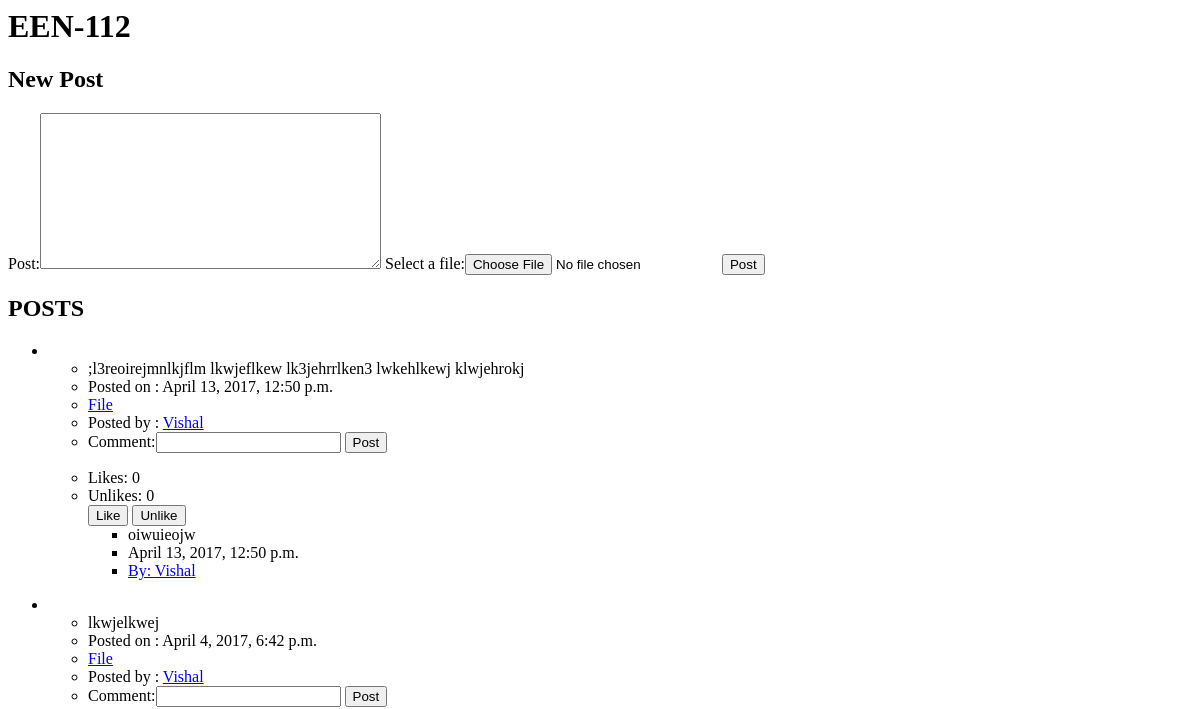
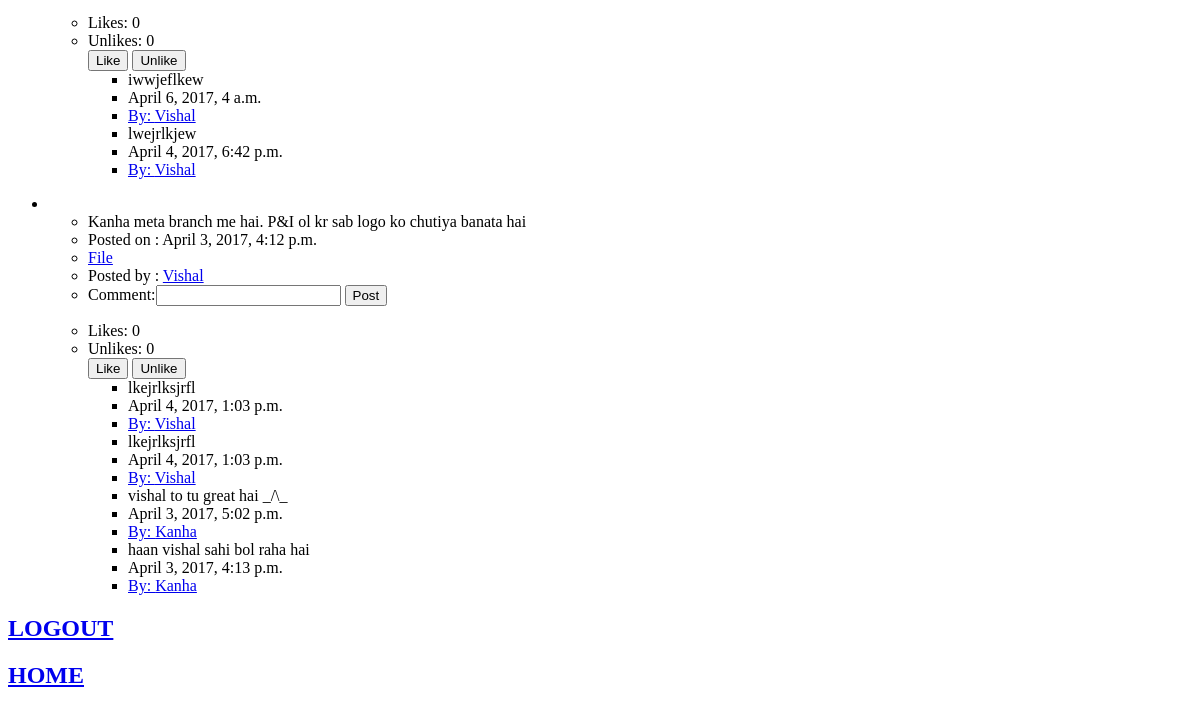
/lectut/profile/3/course/ (signed in), run on an earlier commit of the app's database (2 pictures, top to bottom).
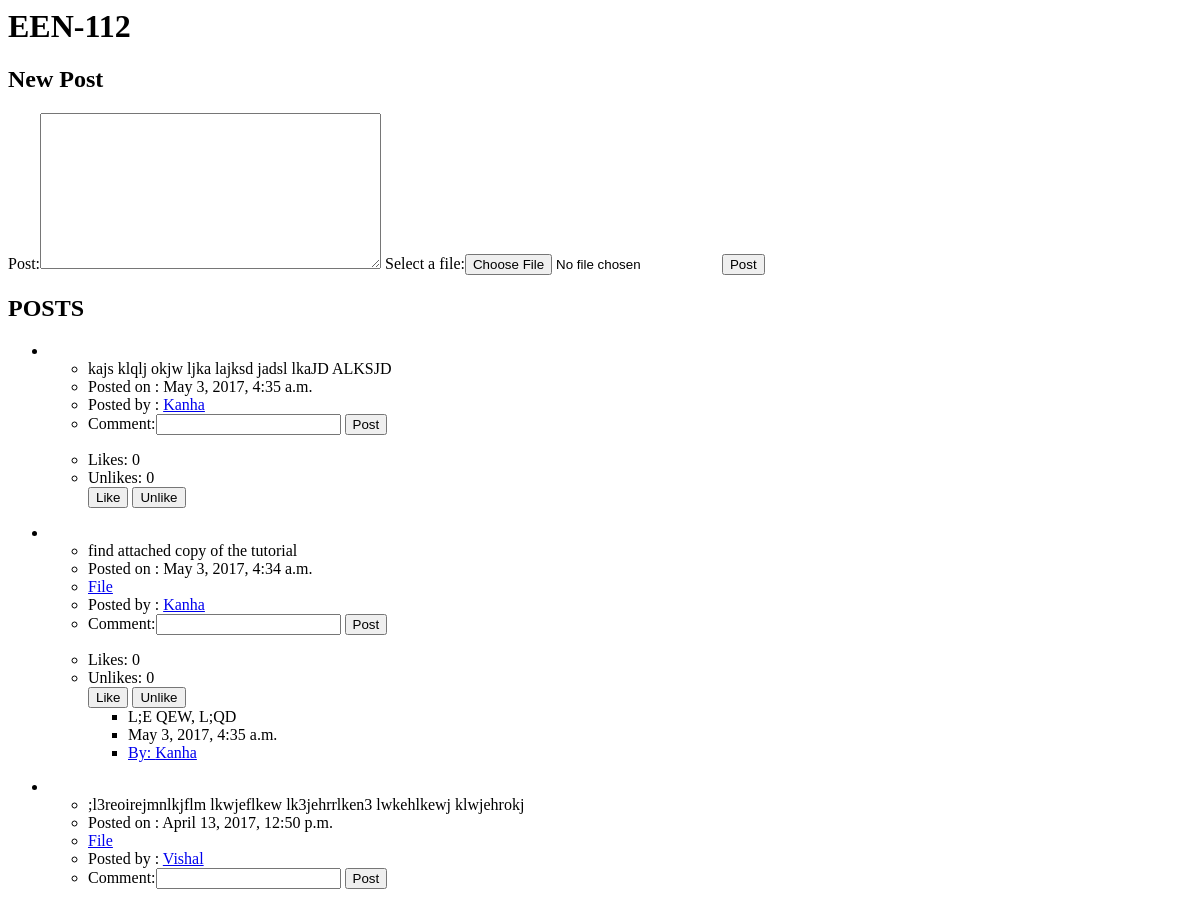
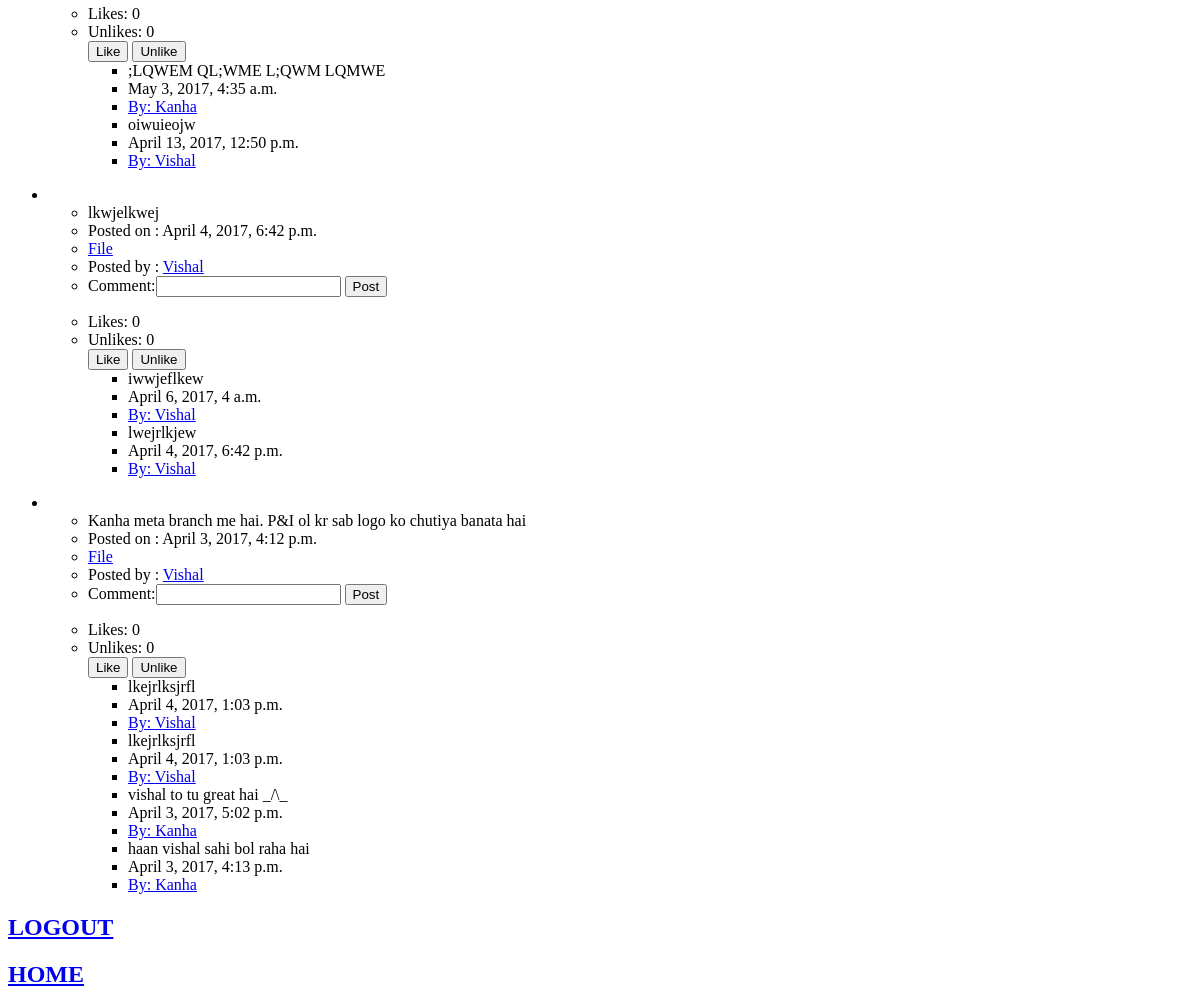
And on a later commit of the database (2 pictures, top to bottom).
### lectut/models.py (models this page shows, shortened)
class Course(models.Model):
    courseName = models.CharField(max_length=200)

class Post(models.Model):
    post = models.CharField(max_length=300)
    poster = models.CharField(max_length=200)
    docfile = models.FileField(upload_to='documents/%Y/%m/%d', blank=True, null=True)
    pub_time = models.DateTimeField(auto_now_add=True)
    course = models.ForeignKey(Course, on_delete=models.CASCADE)
    likes = models.ManyToManyField(User, related_name='likes')
    unlikes = models.ManyToManyField(User, related_name='unlikes')

class Comment(models.Model):
    comment = models.CharField(max_length=200)
    pub_time = models.DateTimeField(auto_now_add=True)
    commenter = models.CharField(max_length=200)
    post = models.ForeignKey(Post, on_delete=models.CASCADE)

### lectut/views.py (the view)
# urls.py: url(r'^profile/(?P<course_id>[0-9]+)/course/$', views.coursepage, name='coursepage'),
def coursepage(request, course_id):
    if request.user.is_authenticated():
        form1 = PostForm()
        form2 = CommentForm()
        course = get_object_or_404(Course, pk=course_id)
        return render(request, 'lectut/course.html', {'course': course,  'userid': request.user.id, 'form1': form1, 'form2':form2})
    else:
        messages.error(request, 'You have to login 1st')
        return HttpResponseRedirect(reverse('lectut:index'))

### lectut/forms.py
class PostForm(forms.Form):
    Post = forms.CharField( widget=forms.Textarea)
    docfile = forms.FileField(label='Select a file',required = False)

class CommentForm(forms.Form):
    Comment = forms.CharField(label='Comment', max_length=300)

### lectut/templates/lectut/course.html (shortened to what this page needs)
<h1>{{ course.courseName }}</h1>
<h2> New Post</h2>
<form action="{% url 'lectut:posting' course.id %}" enctype = "multipart/form-data" method="post">
{{ form1 }}
<input type="submit" value="Post" />
</form>
<h2>POSTS</h2>
	{% for pos in course.post_set.all reversed %}
	<ul>
		<li><ul><li>{{ pos.post}}</li><li>Posted on : {{ pos.pub_time}}</li>
		{% if pos.docfile %} <li><a href="{{ pos.docfile.url }}">File</a></li>{% endif %}
		<li>Posted by : <a href="{% url 'lectut:userprofile' pos.poster %}">{{ pos.poster }}</a></li>
		<li><form action="{% url 'lectut:commenting' course.id pos.id%}" method="post">
			{{ form2 }}
			<input type="submit" value="Post" />
			</form>
			<li id = '{{pos.id }}-like'> Likes: {{ pos.likes.count }}</li>
			<li id = '{{pos.id }}-unlike'> Unlikes: {{ pos.unlikes.count }}</li>
			<input type="button" id="{{ pos.id }}-likebutton" name="{{ pos.id }}" value="Like" onclick="likepost(this.name)" />
			<input type="button" id="{{ pos.id }}-unlikebutton" name="{{ pos.id }}" value="Unlike" onclick="unlikepost(this.name)" />
			{% for com in pos.comment_set.all reversed %}
			<ul>
				<li>{{ com.comment }}</li><li>{{ com.pub_time }}</li>
				<li><a href="{% url 'lectut:userprofile' com.commenter %}">By: {{ com.commenter }}</a></li>
			</ul>
			{% endfor %}
		</li>
		</ul>
	</ul>
	{% endfor%}
<h2><a href="{% url 'lectut:logo' %}">LOGOUT</a></h2>
<h2><a href="{% url 'lectut:homepage' %}">HOME</a></h2>

What changed in the data, as far as the page shows it:
added Post: post "kajs klqlj okjw ljka lajksd jadsl lkaJD ALKSJD", pub_time "May 3, 2017, 4:35 a.m.", poster "Kanha", likes.count "0", unlikes.count "0"
added Post: post "find attached copy of the tutorial", pub_time "May 3, 2017, 4:34 a.m.", poster "Kanha", likes.count "0", unlikes.count "0"
added Comment: comment "L;E QEW, L;QD", pub_time "May 3, 2017, 4:35 a.m.", commenter "Kanha", shown under "find attached copy of the tutorial"
added Comment: comment ";LQWEM QL;WME L;QWM LQMWE", pub_time "May 3, 2017, 4:35 a.m.", commenter "Kanha", shown under Post ";l3reoirejmnlkjflm lkwjeflkew lk3jehrrlken3 lwkehlkewj klwjehrokj"
